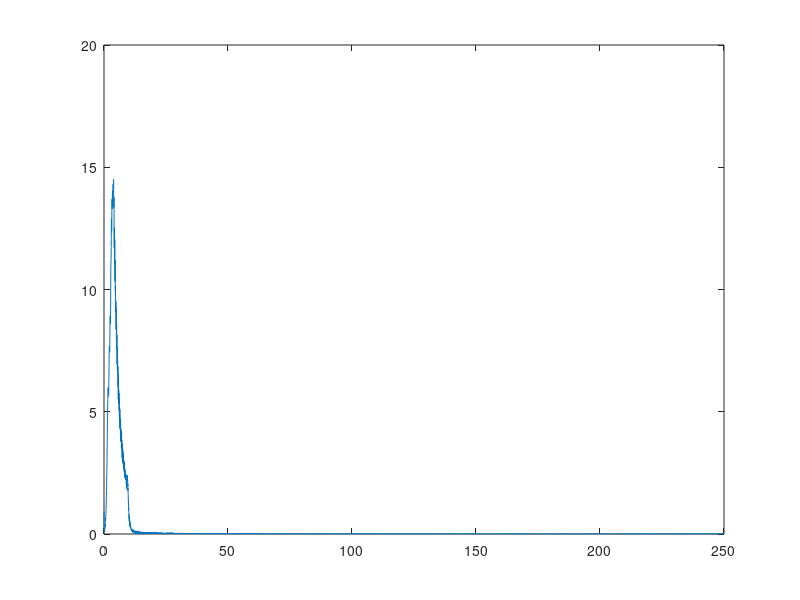

This figure's MATLAB source: (Note: this script raises an error after producing the figure.)
load('./Sweep_Data');
x = data_03_Mar_2023_09_40_29(2,:);
dt = data_03_Mar_2023_09_40_29(1,2) - data_03_Mar_2023_09_40_29(1,1);

N = length(x);
NFFT = 2^nextpow2(N);
y = fft(x,NFFT);
Sx = abs(y)/N;
Px = 2*Sx(1:NFFT/2);
fs =1/dt;
f = fs/2*linspace(0,1,NFFT/2);
plot(f,Px);
%% 
wn  = 2*pi*3.846; %3.846 is the frequency of the highest point
Ks = JL * wn*wn;

